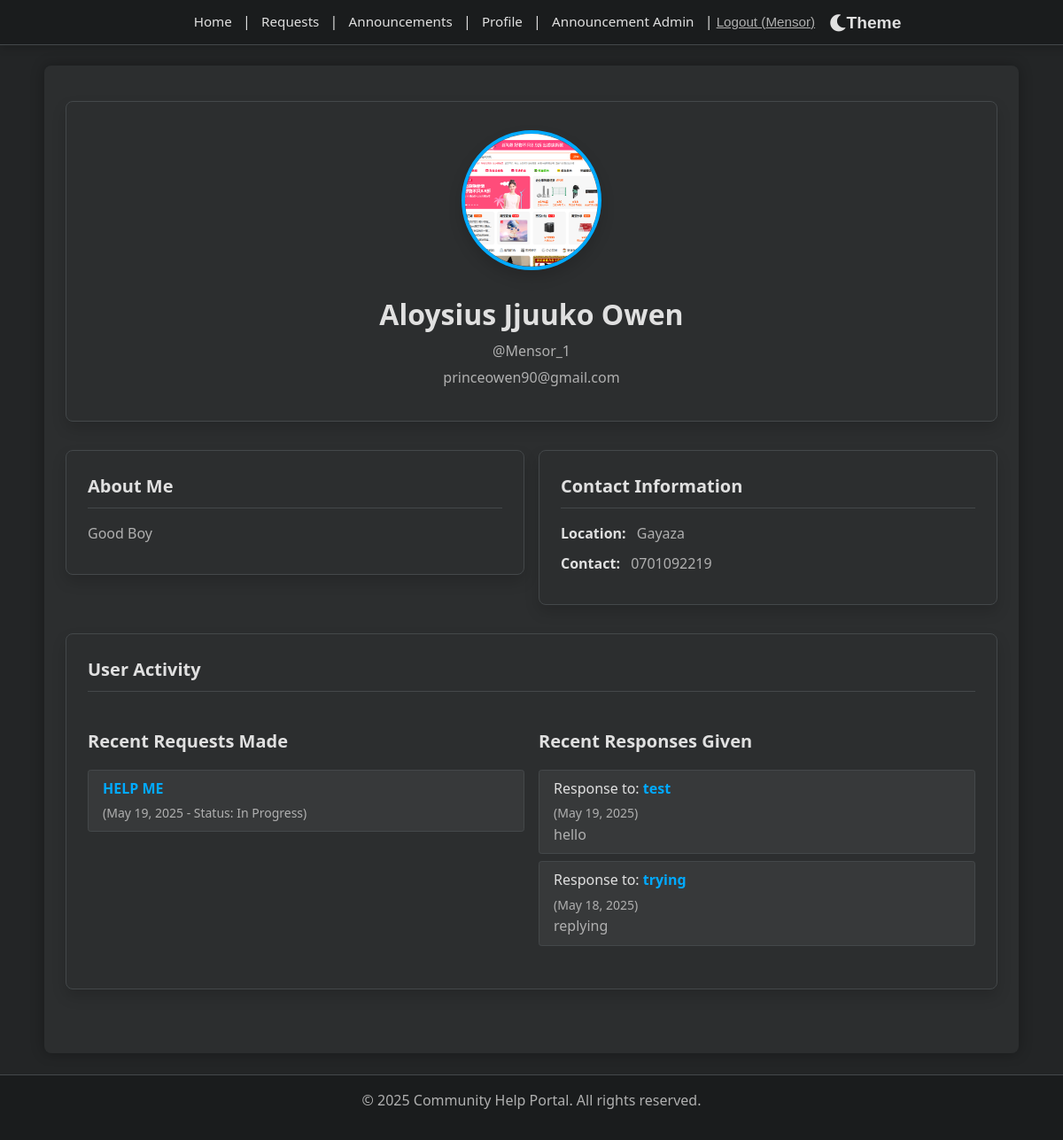
/accounts/profile/Mensor_1/ (signed in), run on the app's committed database.
### accounts/models.py (models this page shows, shortened)
class UserProfile(models.Model):
    user = models.OneToOneField(User, on_delete=models.CASCADE, related_name='profile')
    bio = models.TextField(blank=True, null=True)
    location = models.CharField(max_length=100, blank=True, null=True)
    contact_info = models.CharField(max_length=100, blank=True, null=True)
    profile_picture = models.ImageField(upload_to='profile_pics/', null=True, blank=True) # Removed default
    @property
    def get_profile_picture_url(self):
        from django.conf import settings
        from django.templatetags.static import static
        if self.profile_picture and hasattr(self.profile_picture, 'url'):
            try:
                return self.profile_picture.url
            except ValueError:
                pass
        return static('images/default_profile.png')

### requests/models.py (models this page shows, shortened)
class RequestPost(models.Model):
    STATUS_CHOICES = [
        ('open', 'Open'),
        ('in_progress', 'In Progress'),
        ('closed', 'Closed'),
    ]
    requester = models.ForeignKey(User, on_delete=models.CASCADE, related_name='request_posts')
    title = models.CharField(max_length=200)
    description = models.TextField()
    category = models.ForeignKey(RequestCategory, on_delete=models.SET_NULL, null=True, blank=True, related_name='request_posts')
    status = models.CharField(max_length=20, choices=STATUS_CHOICES, default='open')
    created_at = models.DateTimeField(auto_now_add=True)
    updated_at = models.DateTimeField(auto_now=True)

class Response(models.Model):
    request_post = models.ForeignKey(RequestPost, on_delete=models.CASCADE, related_name='responses')
    responder = models.ForeignKey(User, on_delete=models.CASCADE, related_name='responses')
    message = models.TextField()
    created_at = models.DateTimeField(auto_now_add=True)

### accounts/views.py (the view)
# urls.py: path('profile/<str:username>/', views.profile_view, name='profile_view'), # Moved this line down
@login_required
def profile_view(request, username):
    view_user = get_object_or_404(User, username=username)
    user_profile, created = UserProfile.objects.get_or_create(user=view_user)
    user_requests = RequestPost.objects.filter(requester=view_user).order_by('-created_at')
    user_responses = Response.objects.filter(responder=view_user).order_by('-created_at') # Assuming you have a Response model
    context = {
        'view_user': view_user,
        'user_profile': user_profile,
        'user_requests': user_requests,
        'user_responses': user_responses,
    }
    return render(request, 'accounts/profile_view.html', context)

### accounts/templates/accounts/profile_view.html (shortened to what this page needs)
{% extends "base.html" %} {% load static %} {% block title %}{{ view_user.username }}'s Profile - Community Help Portal{% endblock %} {% block extra_css %}
<link rel="stylesheet" href="{% static 'css/profile_view.css' %}" />
{% endblock %} {% block content %}
<div class="container profile-view-container">
  <div class="profile-header card mb-4">
    <div class="card-body">
      <img src="{{ user_profile.get_profile_picture_url }}" alt="{{ view_user.username }}'s Profile Picture" class="profile-picture-large img-fluid rounded-circle mb-3" />
      <h2>{{ view_user.get_full_name|default:view_user.username }}</h2>
      <p class="text-muted">@{{ view_user.username }}</p>
      {% if view_user.email %}
      <p class="text-muted">{{ view_user.email }}</p>
      {% endif %}
    </div>
  </div>
  <div class="row">
    <div class="col-md-6">
      <div class="profile-section card mb-4">
        <div class="card-body">
          <h3 class="card-title">About Me</h3>
          {% if user_profile.bio %}
          <p>{{ user_profile.bio|linebreaksbr }}</p>
          {% else %}
          <p class="text-muted"><em>No bio provided yet. {% if view_user == request.user %}Click 'Edit Profile' to add one.{% endif %}</em></p>
          {% endif %}
        </div>
      </div>
    </div>
    <div class="col-md-6">
      <div class="profile-section card mb-4">
        <div class="card-body">
          <h3 class="card-title">Contact Information</h3>
          {% if user_profile.location %}
          <p><strong>Location:</strong> {{ user_profile.location }}</p>
          {% endif %} {% if user_profile.contact_info %}
          <p><strong>Contact:</strong> {{ user_profile.contact_info }}</p>
          {% endif %}
        </div>
      </div>
    </div>
  </div>
  <div class="profile-section user-activity card">
    <div class="card-body">
      <h3 class="card-title">User Activity</h3>
      <div class="row">
        <div class="col-md-6">
          <h4>Recent Requests Made</h4>
          {% if user_requests %}
          <ul class="list-group">
            {% for req in user_requests|slice:":5" %}
            <li class="list-group-item">
              <a href="{% url 'requests:request_detail' pk=req.pk %}">{{ req.title }}</a>
              <small class="text-muted d-block"> ({{ req.created_at|date:"M d, Y" }} - Status: {{ req.get_status_display }})</small>
            </li>
            {% endfor %}
          </ul>
           {% else %}
          <p class="text-muted"><em>{{ view_user.username }} has not made any requests yet.</em></p>
          {% endif %}
        </div>
        <div class="col-md-6">
          <h4>Recent Responses Given</h4>
          {% if user_responses %}
          <ul class="list-group">
            {% for resp in user_responses|slice:":5" %}
            <li class="list-group-item">
              Response to: <a href="{% url 'requests:request_detail' pk=resp.request_post.pk %}">{{ resp.request_post.title }}</a>
              <small class="text-muted d-block">({{ resp.created_at|date:"M d, Y" }})</small>
              <p class="mb-0">{{ resp.message|truncatewords:20 }}</p>
            </li>
            {% endfor %}
          </ul>
          {% else %}
          <p class="text-muted"><em>{{ view_user.username }} has not given any responses yet.</em></p>
          {% endif %}
        </div>
      </div>
    </div>
  </div>
</div>
{% endblock %}

### templates/base.html (shortened to what this page needs)
<!DOCTYPE html>
<html lang="en">
  <head>
    {% load static %}
    <link rel="stylesheet" href="{% static 'css/style.css' %}" />
    <link rel="stylesheet" href="{% static 'css/fix-taskbar.css' %}" />
    <link rel="stylesheet" href="https://cdnjs.cloudflare.com/ajax/libs/font-awesome/5.15.3/css/all.min.css" />
    <link rel="stylesheet" href="{% static 'css/light-theme.css' %}" id="light-theme-style" disabled />
    {% block extra_css %}{% endblock %}
  </head>  <body class="{% if request.resolver_match.url_name == 'home' %}home-page-body{% endif %} {% block body_class %}{% endblock %}">
    <nav>
      <div class="nav-container">
        <a href="{% url 'core:home' %}">Home</a> |
        <a href="{% url 'requests:request_list' %}">Requests</a> |
        <a href="{% url 'announcements:announcement_list' %}">Announcements</a> |
        {% if user.is_authenticated %}
          <a href="{% url 'accounts:profile_view' username=user.username %}">Profile</a> |
          {% if user.is_superuser %}
            <a href="{% url 'announcements:announcement_admin' %}">Announcement Admin</a> |
          {% endif %}
          <form id="logout-form" method="post" action="{% url 'accounts:logout' %}" style="display: inline">
            <button type="submit" class="button--link nav-logout-button">Logout ({{ user.username }})</button>
          </form>
        {% else %}
          <a href="{% url 'accounts:register' %}">Register</a> |
          <a href="{% url 'accounts:login' %}">Login</a>
        {% endif %}
        <button id="theme-toggle-btn" class="theme-toggle-button" aria-label="Toggle theme">
          <i class="fas fa-moon"></i> Theme
        </button>
      </div>
    </nav>
    <main>{% block content %} {% endblock %}</main>
    <footer>
      <p>&copy; {% now "Y" %} Community Help Portal. All rights reserved.</p>
    </footer>
  </body>
</html>

### static/css/fix-taskbar.css (style rules this page uses)
:root { --system-bar-height: 0px; --nav-height: 50px; }
html { border-top-width: 0 !important; margin-top: 0 !important; padding-top: 0 !important; }
body { border-top-width: 0 !important; margin-top: 0 !important; padding-top: 0 !important; }
nav { border-top-width: 0 !important; margin-top: 0 !important; top: 0 !important; height: var(--nav-height) !important; display: flex !important; align-items: center !important; padding: 0 var(--spacing-md) !important; }
@media screen { nav { top: var(--system-bar-height) !important; position: fixed !important; } }

### static/css/profile_view.css (style rules this page uses)
.profile-view-container { padding: var(--spacing-md) 0; }
.profile-view-container .card { background-color: var(--background-secondary); border: 1px solid var(--border-primary); border-radius: var(--border-radius-lg); box-shadow: var(--box-shadow-md); overflow: hidden; margin-bottom: var(--spacing-xl); }
.profile-view-container .card-body { padding: var(--spacing-lg); }
.profile-header .card-body { text-align: center; padding-top: var(--spacing-xl); padding-bottom: var(--spacing-xl); }
.profile-picture-large { width: 150px; height: 150px; object-fit: cover; border: 4px solid var(--color-primary); background-color: var(--background-card); box-shadow: var(--box-shadow-md); border-radius: 50%; margin: 0 auto var(--spacing-lg); display: block; }
.profile-header h2 { color: var(--text-primary); margin-bottom: var(--spacing-xs); font-size: 2rem; font-weight: var(--font-weight-bold); }
.profile-header .text-muted { color: var(--text-secondary) !important; font-size: var(--font-size-base); display: block; margin-bottom: var(--spacing-xs); }
.profile-section .card-title { color: var(--text-primary); padding-bottom: var(--spacing-sm); margin-top: 0; margin-bottom: var(--spacing-md); font-size: var(--font-size-lg); font-weight: var(--font-weight-bold); border-bottom: 1px solid var(--border-primary); }
.profile-section p { font-size: var(--font-size-base); line-height: var(--line-height-base); color: var(--text-secondary); margin-bottom: var(--spacing-sm); }
.profile-section strong { color: var(--text-primary); font-weight: var(--font-weight-bold); margin-right: var(--spacing-sm); }
.user-activity h4 { font-size: var(--font-size-lg); color: var(--text-primary); margin-bottom: var(--spacing-md); font-weight: var(--font-weight-bold); }
.user-activity .list-group { margin-bottom: var(--spacing-md); background-color: transparent; }
.user-activity .list-group-item { background-color: rgba(255, 255, 255, 0.05); border: 1px solid var(--border-primary); border-radius: var(--border-radius-sm); margin-bottom: var(--spacing-sm); padding: var(--spacing-sm) var(--spacing-md); }
.user-activity .list-group-item a { color: var(--color-primary); font-weight: var(--font-weight-bold); text-decoration: none; }
.user-activity .text-muted { color: var(--text-secondary) !important; font-size: var(--font-size-sm); margin-top: var(--spacing-xs); }

### data on the page
UserProfile: get_profile_picture_url (picture), bio "Good Boy", location "Gayaza", contact_info "0701092219"
RequestPost: title "HELP ME", created_at "May 19, 2025", status "In Progress"
Response: request_post "test", created_at "May 19, 2025", message "hello"
Response: request_post "trying", created_at "May 18, 2025", message "replying"

### other printed values
{{ user.username }} "Mensor"
{{ view_user.get_full_name|default:view_user.username }} "Aloysius Jjuuko Owen"
{{ view_user.username }} "Mensor_1"
{{ view_user.email }} "princeowen90@gmail.com"
